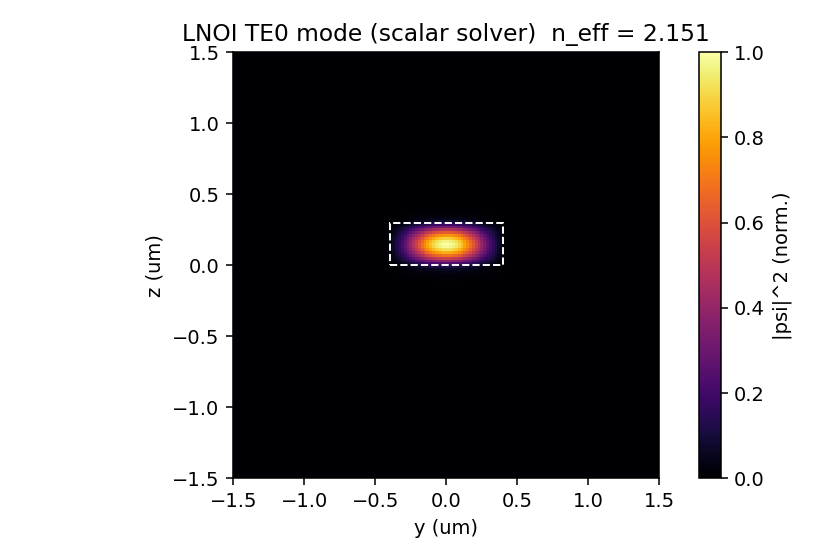

Source code (Python):
"""Example 3: fundamental TE-like mode of an LNOI strip waveguide.

This is the same waveguide as in the photonfdtd/FastTiming/ModeSolving demo
(LiNbO3 strip on SiO2 BOX on Si). The scalar mode solver under-estimates
n_eff relative to a full-vectorial solve (high-index contrast amplifies the
neglected boundary terms), but the mode profile and the qualitative answer
are correct, and it runs in seconds with no API key or remote service.
"""
import matplotlib
matplotlib.use("Agg")
import matplotlib.pyplot as plt
import numpy as np
import photonfdtd as pf

lam0 = 0.6e-6                              # 600 nm

ln = pf.Medium.from_index(2.30, name="LiNbO3")
sio2 = pf.Medium.from_index(1.46, name="SiO2")

# Stack: SiO2 box below the LN strip, air above, Si substrate further below
ln_strip = pf.Box(center=(0.0, 0.15e-6), size=(0.8e-6, 0.3e-6), medium=ln)
box = pf.Box(center=(0.0, -0.75e-6), size=(20e-6, 1.5e-6), medium=sio2)

ms = pf.ModeSolver(
    size=(3e-6, 3.0e-6),
    cell_size=lam0 / 30,
    structures=[box, ln_strip],
    wavelength=lam0,
    background_eps=1.0,
    num_modes=2,
)
res = ms.solve()
print("Mode  n_eff")
for i, n in enumerate(res.n_eff):
    print(f"  {i}   {n:.4f}")

# Plot the fundamental mode profile
y_um = res.y * 1e6
z_um = res.z * 1e6
psi = res.psi[0]
fig, ax = plt.subplots(figsize=(6, 4))
pcm = ax.pcolormesh(y_um, z_um, (psi ** 2).T, shading="auto", cmap="inferno")
# overlay the LN strip outline
import matplotlib.patches as mpatches
ax.add_patch(mpatches.Rectangle(
    (-0.4, 0.0), 0.8, 0.3,
    fill=False, edgecolor="white", lw=1.0, ls="--",
))
ax.set_aspect("equal")
ax.set_xlabel("y (um)")
ax.set_ylabel("z (um)")
ax.set_title(f"LNOI TE0 mode (scalar solver)  n_eff = {res.n_eff[0]:.3f}")
fig.colorbar(pcm, ax=ax, label="|psi|^2 (norm.)")
fig.tight_layout()
out = "03_lnoi_mode.png"
fig.savefig(out, dpi=140)
print(f"saved {out}")
